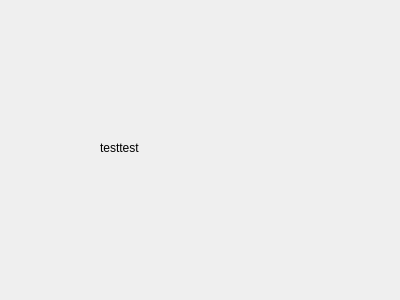
<?xml version="1.0" encoding="UTF-8"?>
<ui version="4.0">
 <class>Form</class>
 <widget class="QWidget" name="Form">
  <property name="geometry">
   <rect>
    <x>0</x>
    <y>0</y>
    <width>400</width>
    <height>300</height>
   </rect>
  </property>
  <property name="windowTitle">
   <string>Form</string>
  </property>
  <widget class="QLabel" name="label">
   <property name="geometry">
    <rect>
     <x>100</x>
     <y>140</y>
     <width>49</width>
     <height>16</height>
    </rect>
   </property>
   <property name="text">
    <string>testtest</string>
   </property>
  </widget>
 </widget>
 <resources/>
 <connections/>
</ui>
